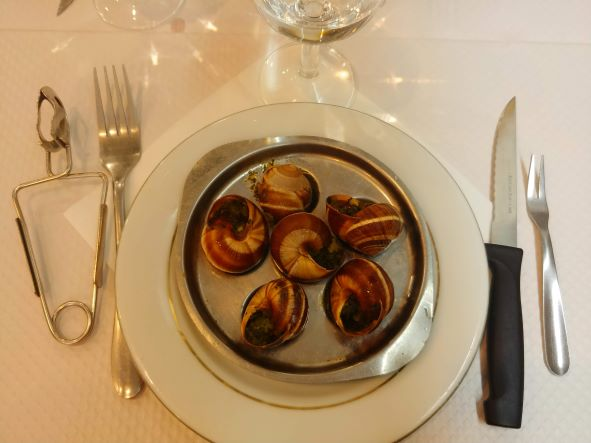
#> input picture 0322/test_img3.jpg, 591 x 443 px
$ python practice3.py
#> lines starting #> are read from the running program, lines starting #| are printed output that depends on the picture
##Practice3##
import cv2
import numpy as np

kernel = np.ones((5, 5), np.uint8)
print(kernel)

path = "./test_img3.jpg"
img = cv2.imread(path)
#> img is the input picture: shape (443, 591, 3); mean B, G, R 113.2, 149.6, 179.4
# cv2.imshow("image", img)

imgGray = cv2.cvtColor(img, cv2.COLOR_BGR2GRAY)
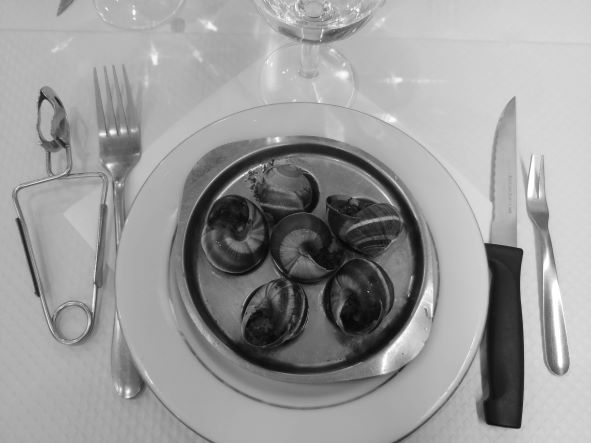
#> imgGray: shape (443, 591); min 5, max 255, mean 154.4
# cv2.imshow("GrayScale", imgGray)

imgBlur = cv2.GaussianBlur(imgGray, (3, 3), 0)      # Kernel size = (3,3), sigma = 0
# cv2.imshow("Img Blur", imgBlur)

imgCanny = cv2.Canny(imgBlur, 30, 120)              # th1 = 30, th2 = 120
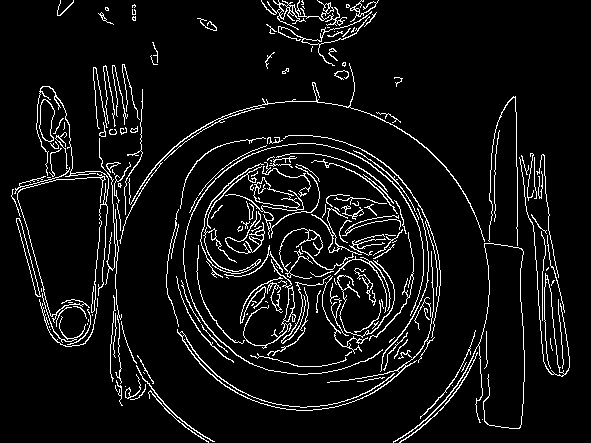
#> imgCanny: shape (443, 591); 6.9% white in thin lines or dots
imgCanny2 = cv2.Canny(imgBlur, 40, 120)
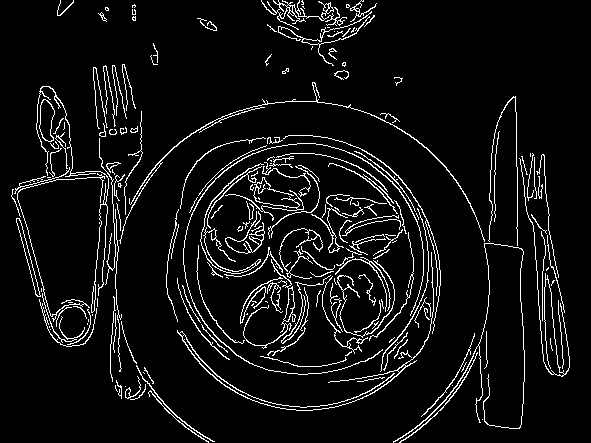
#> imgCanny2: shape (443, 591); 6.6% white in thin lines or dots

cv2.imshow("Img Canny", imgCanny)
cv2.imshow("Img Canny1", imgCanny2)

cv2.waitKey(0)
cv2.destroyAllWindows()

# [29 lines of commented-out code are left out]

$ run again, with 0322/test_image.jpg copied over 0322/test_img3.jpg
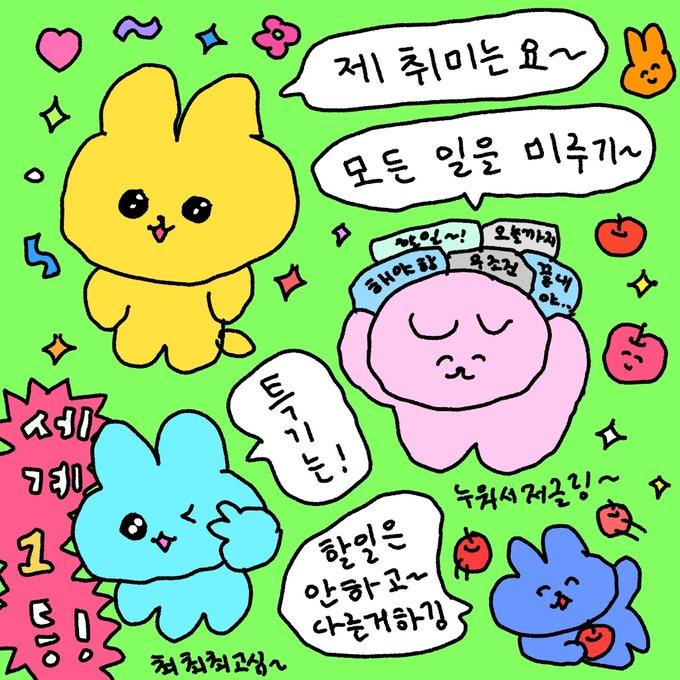
#> input picture 0322/test_image.jpg, 680 x 680 px
#> img is the input picture: shape (680, 680, 3); mean B, G, R 136.2, 200.6, 162.6
#> `imgGray = cv2.cvtColor(img, cv2.COLOR_BGR2GRAY)`:
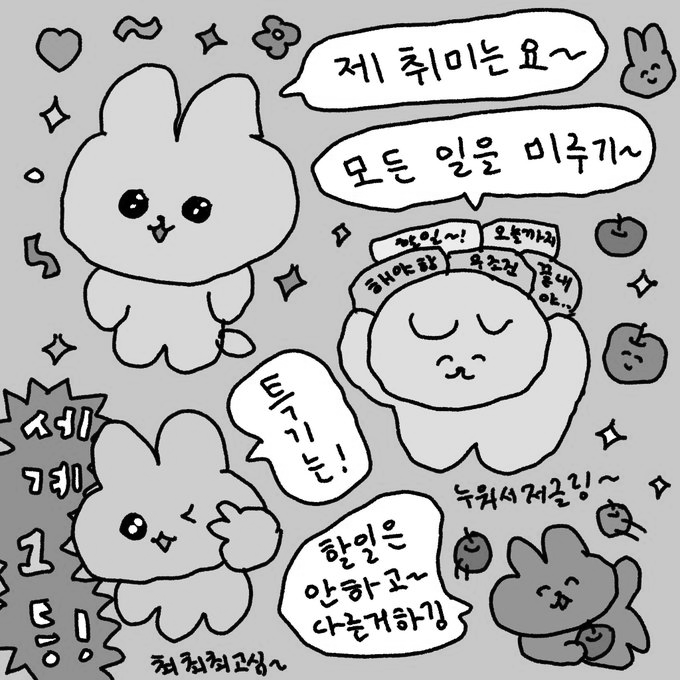
#> imgGray: shape (680, 680); min 0, max 255, mean 181.9
#> `imgCanny = cv2.Canny(imgBlur, 30, 120)`:
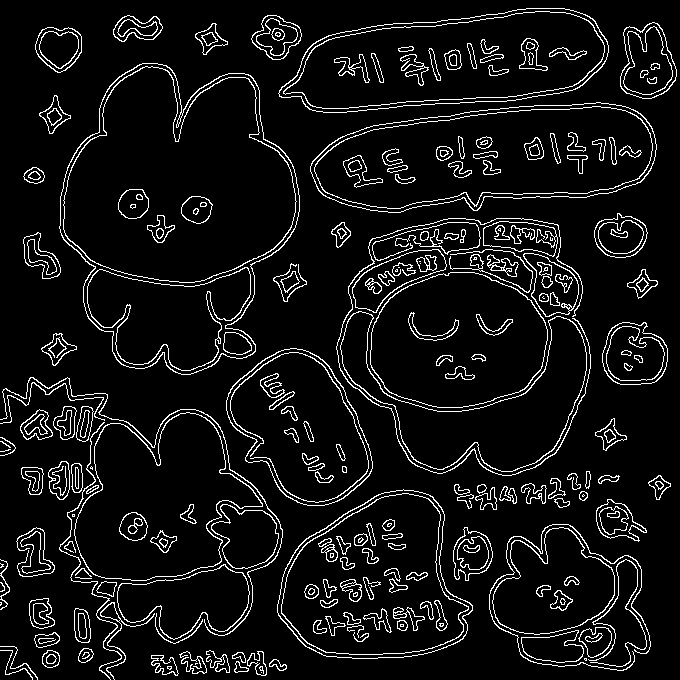
#> imgCanny: shape (680, 680); 7.6% white in thin lines or dots
